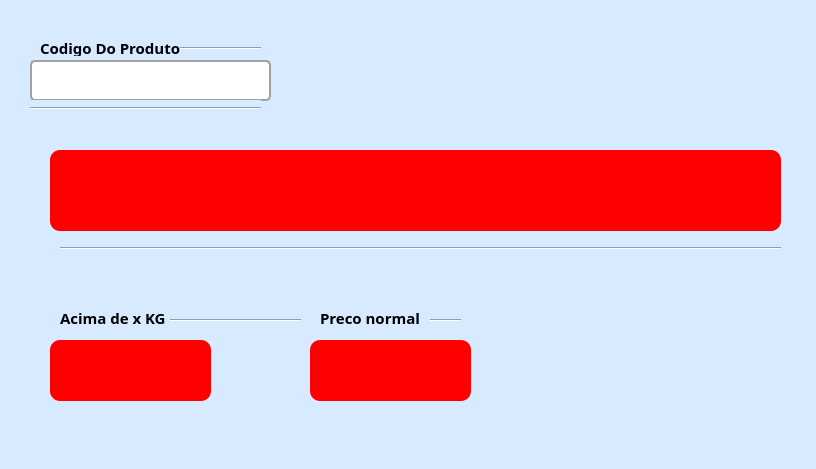
<?xml version="1.0" encoding="UTF-8"?>
<ui version="4.0">
 <class>botao_f8</class>
 <widget class="QMainWindow" name="botao_f8">
  <property name="geometry">
   <rect>
    <x>0</x>
    <y>0</y>
    <width>816</width>
    <height>469</height>
   </rect>
  </property>
  <property name="maximumSize">
   <size>
    <width>972</width>
    <height>588</height>
   </size>
  </property>
  <property name="windowTitle">
   <string>MainWindow</string>
  </property>
  <property name="styleSheet">
   <string notr="true">background-color: rgb(170, 222, 255);
background-color: rgb(216, 234, 255);</string>
  </property>
  <widget class="QWidget" name="centralwidget">
   <widget class="QLineEdit" name="lineEdit">
    <property name="geometry">
     <rect>
      <x>30</x>
      <y>60</y>
      <width>241</width>
      <height>41</height>
     </rect>
    </property>
    <property name="styleSheet">
     <string notr="true">background-color: rgb(255, 255, 255);
border:2px solid rgb(161, 161, 161);

border-radius: 5px;
</string>
    </property>
   </widget>
   <widget class="QLabel" name="label">
    <property name="geometry">
     <rect>
      <x>40</x>
      <y>40</y>
      <width>151</width>
      <height>16</height>
     </rect>
    </property>
    <property name="font">
     <font>
      <family>Yu Gothic UI Semibold</family>
      <pointsize>11</pointsize>
      <weight>75</weight>
      <bold>true</bold>
     </font>
    </property>
    <property name="text">
     <string>Codigo Do Produto </string>
    </property>
   </widget>
   <widget class="QFrame" name="frame">
    <property name="geometry">
     <rect>
      <x>50</x>
      <y>150</y>
      <width>731</width>
      <height>81</height>
     </rect>
    </property>
    <property name="minimumSize">
     <size>
      <width>731</width>
      <height>0</height>
     </size>
    </property>
    <property name="styleSheet">
     <string notr="true">background-color: rgb(255, 0, 0);
border-radius:10px;</string>
    </property>
    <property name="frameShape">
     <enum>QFrame::StyledPanel</enum>
    </property>
    <property name="frameShadow">
     <enum>QFrame::Raised</enum>
    </property>
   </widget>
   <widget class="QFrame" name="frame_2">
    <property name="geometry">
     <rect>
      <x>50</x>
      <y>340</y>
      <width>161</width>
      <height>61</height>
     </rect>
    </property>
    <property name="styleSheet">
     <string notr="true">background-color: rgb(255, 0, 0);
border-radius:10px;</string>
    </property>
    <property name="frameShape">
     <enum>QFrame::StyledPanel</enum>
    </property>
    <property name="frameShadow">
     <enum>QFrame::Raised</enum>
    </property>
   </widget>
   <widget class="QFrame" name="frame_3">
    <property name="geometry">
     <rect>
      <x>310</x>
      <y>340</y>
      <width>161</width>
      <height>61</height>
     </rect>
    </property>
    <property name="styleSheet">
     <string notr="true">background-color: rgb(255, 0, 0);
border-radius:10px;</string>
    </property>
    <property name="frameShape">
     <enum>QFrame::StyledPanel</enum>
    </property>
    <property name="frameShadow">
     <enum>QFrame::Raised</enum>
    </property>
   </widget>
   <widget class="QLabel" name="label_3">
    <property name="geometry">
     <rect>
      <x>320</x>
      <y>310</y>
      <width>151</width>
      <height>16</height>
     </rect>
    </property>
    <property name="font">
     <font>
      <family>Yu Gothic UI Semibold</family>
      <pointsize>11</pointsize>
      <weight>75</weight>
      <bold>true</bold>
     </font>
    </property>
    <property name="text">
     <string>Preco normal</string>
    </property>
   </widget>
   <widget class="QLabel" name="label_4">
    <property name="geometry">
     <rect>
      <x>60</x>
      <y>310</y>
      <width>151</width>
      <height>16</height>
     </rect>
    </property>
    <property name="font">
     <font>
      <family>Yu Gothic UI Semibold</family>
      <pointsize>11</pointsize>
      <weight>75</weight>
      <bold>true</bold>
     </font>
    </property>
    <property name="text">
     <string>Acima de x KG</string>
    </property>
   </widget>
   <widget class="Line" name="line">
    <property name="geometry">
     <rect>
      <x>60</x>
      <y>240</y>
      <width>721</width>
      <height>16</height>
     </rect>
    </property>
    <property name="orientation">
     <enum>Qt::Horizontal</enum>
    </property>
   </widget>
   <widget class="Line" name="line_2">
    <property name="geometry">
     <rect>
      <x>30</x>
      <y>100</y>
      <width>231</width>
      <height>16</height>
     </rect>
    </property>
    <property name="orientation">
     <enum>Qt::Horizontal</enum>
    </property>
   </widget>
   <widget class="Line" name="line_3">
    <property name="geometry">
     <rect>
      <x>170</x>
      <y>310</y>
      <width>131</width>
      <height>20</height>
     </rect>
    </property>
    <property name="orientation">
     <enum>Qt::Horizontal</enum>
    </property>
   </widget>
   <widget class="Line" name="line_4">
    <property name="geometry">
     <rect>
      <x>430</x>
      <y>310</y>
      <width>31</width>
      <height>20</height>
     </rect>
    </property>
    <property name="orientation">
     <enum>Qt::Horizontal</enum>
    </property>
   </widget>
   <widget class="Line" name="line_5">
    <property name="geometry">
     <rect>
      <x>180</x>
      <y>40</y>
      <width>81</width>
      <height>16</height>
     </rect>
    </property>
    <property name="orientation">
     <enum>Qt::Horizontal</enum>
    </property>
   </widget>
  </widget>
  <widget class="QMenuBar" name="menubar">
   <property name="geometry">
    <rect>
     <x>0</x>
     <y>0</y>
     <width>816</width>
     <height>21</height>
    </rect>
   </property>
  </widget>
 </widget>
 <resources/>
 <connections/>
</ui>
